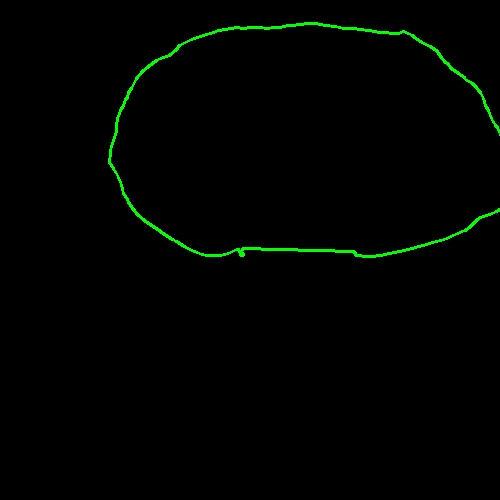
#> input picture Raspberry Pi files/raspberry_pi_files/test_trial/circle_2.jpg, 500 x 500 px, found by its file name
$ python contour_match_1.py
#> lines starting #> are read from the running program, lines starting #| are printed output that depends on the picture; after the words box and inside, x2 and y2 are one past the last pixel; in counts of white or black regions, pixels touching at a corner belong together; long printed decimals are rounded
#> further down, image is the input picture: shape (500, 500, 3); mean B, G, R 0.5, 3, 0.5
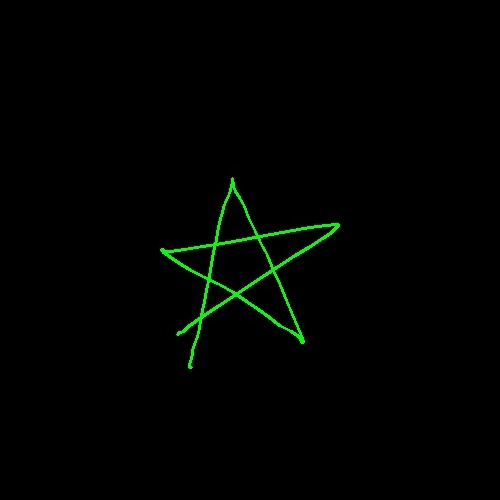
#> input picture Raspberry Pi files/raspberry_pi_files/test_trial/perfect_star.jpg, 500 x 500 px, found by its file name
#> further down, template is the input picture: shape (500, 500, 3); mean B, G, R 0.7, 2.7, 0.7
import cv2
import numpy as np
import matplotlib.pyplot as plt

####gives us the difference, but sometimes it becomes more than 1.0

def match_template(image, template):
    # Convert the image and template to grayscale
    gray_image = cv2.cvtColor(image, cv2.COLOR_BGR2GRAY)
    gray_template = cv2.cvtColor(template, cv2.COLOR_BGR2GRAY)
    _, binary_img1 = cv2.threshold(gray_image, 100, 255, cv2.THRESH_BINARY)
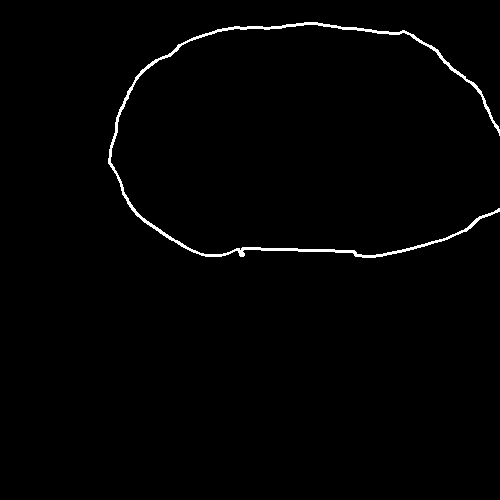
#> binary_img1: shape (500, 500); 1.2% white; 1 white region, box (x1, y1, x2, y2) and area: (108, 22, 500, 258) 2885
    _, binary_img2 = cv2.threshold(gray_template, 100, 255, cv2.THRESH_BINARY)
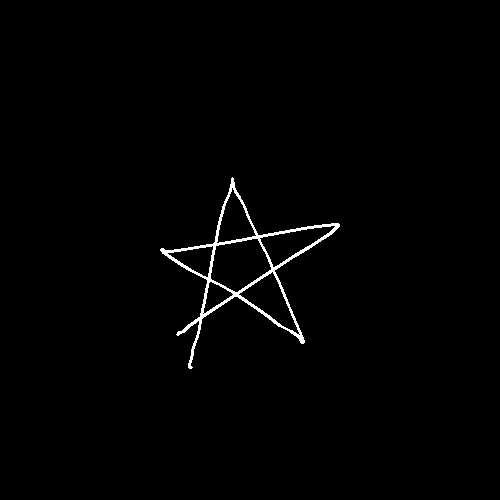
#> binary_img2: shape (500, 500); 1.1% white; 1 white region
    contour1, heirarchy = cv2.findContours(binary_img1, cv2.RETR_EXTERNAL, cv2.CHAIN_APPROX_SIMPLE)
#> contour1 = 1 contour; box (x1, y1, x2, y2) and area: (108, 22, 500, 258) 1983
    contour2, heirarchy = cv2.findContours(binary_img2, cv2.RETR_EXTERNAL, cv2.CHAIN_APPROX_SIMPLE)
#> contour2 = 1 contour; box (x1, y1, x2, y2) and area: (160, 177, 340, 369) 9428
    cont_diff = cv2.matchShapes(contour1[0],contour2[0],cv2.CONTOURS_MATCH_I2,0)
#> cont_diff = 15.13

    # Calculate the similarity score
    similarity_score = cont_diff
#> similarity_score = 15.13

    return binary_img1, binary_img2,similarity_score

# Load the image and template
image = cv2.imread("E:\\4-1\\IDP\\circle_2.jpg")
template = cv2.imread("E:\\4-1\\IDP\\perfect_star.jpg")


# Perform template matching and get the matched image and similarity score
matched_image, template_image, similarity_score = match_template(image, template)
#> similarity_score = 15.13

# Display the original image and the matched image
# cv2.imshow('Template Image', template)

cv2.imshow('Matched Image', matched_image)
cv2.imshow('Template Image', template_image)
cv2.waitKey(0)
cv2.destroyAllWindows()

# Print the similarity score
print('Similarity Score:', (similarity_score))
#| Similarity Score: 15.135
